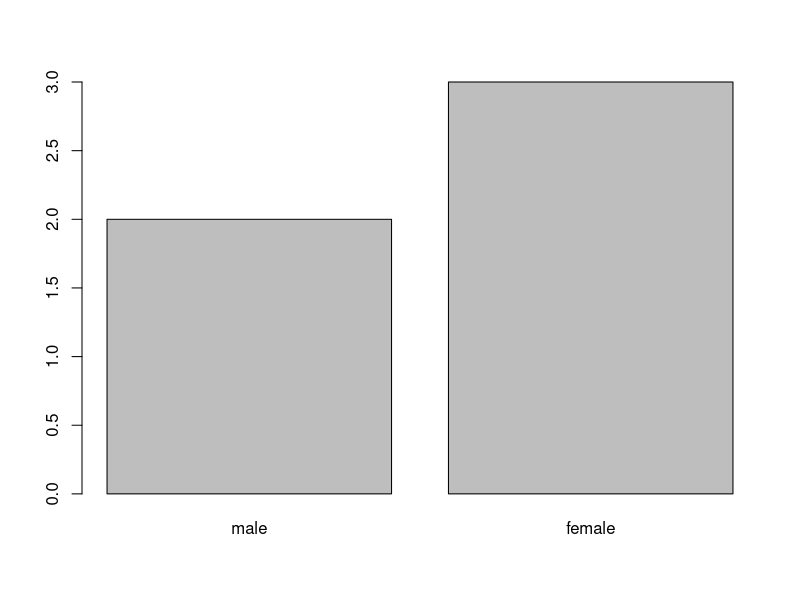
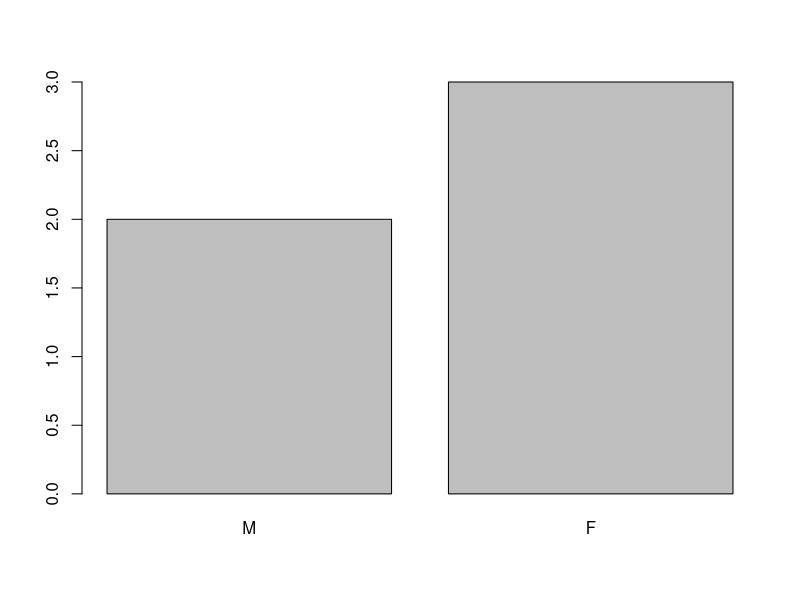

Write R code to recreate these figures, in order. (Note: this script raises an error after producing the figures.)
#' ## Data organisation with spreadsheets
#' 
#' ## Challenge: Discuss the following points with your neighbour
#' 
#' - Have you used spreadsheets, in your research, courses,
#'   or at home?
#' - What kind of operations do you do in spreadsheets?
#' - Which ones do you think spreadsheets are good for?
#' - Have you accidentally done something in a spreadsheet program that made you
#'   frustrated or sad?
#' 
#' ## Challenge: We're going to take a messy dataset and describe how we would clean it up.
#' 
#' 1. Download a messy dataset by clicking
#'   [here](https://github.com/UCLouvain-CBIO/WSBIM1207/raw/master/data/messy_covid.xlsx).
#' 
#' 2. Open up the data in a spreadsheet program.
#' 
#' 3. You can see that there are two tabs. The data contains various
#'   clinical variables recorded in various hospitals in Brussels during
#'   the first and second COVID-19 waves in 2020. As you can see, the
#'   data have been recorded differently during the March and November
#'   waves. Now you're the person in charge of this project and you want
#'   to be able to start analyzing the data.
#' 
#' 4. With the person next to you, identify what is wrong with this
#'   spreadsheet. Also discuss the steps you would need to take to clean
#'   up first and second wave tabs, and to put them all together in one
#'   spreadsheet.
#' 
#' **Important:** Do not forget our first piece of advice: to create a
#' new file (or tab) for the cleaned data, never modify your original
#' (raw) data.
#' 
#' ## Challenge: Once you have tidied up the data, answer the following questions:
#' 
#' - How many men and women took part in the study?
#' - How many A, AB, and B types have been tested?
#' - As above, but disregarding the contaminated samples?
#' - How many Rhesus + and - have been tested?
#' - How many universal donors (O-) have been tested?
#' - What is the average weight of AB men?
#' - How many samples have been tested in the different hospitals?
#' 
#' ## R and RStudio
#' 
#' ## Challenge: create your project directory structure
#' 
#' Under the `Files` tab on the right of the screen, click on `New Folder` and
#' create a folder named `data` within your newly created working directory
#' (e.g., `~/bioc-intro/data`). (Alternatively, type `dir.create("data")` at
#' your R console.) Repeat these operations to create a `data_output/` and a
#' `fig_output` folders.
#' 
## ---- eval=FALSE, purl=TRUE---------------------------------------------------
## ?barplot

#' 
## ---- eval=FALSE, purl=TRUE---------------------------------------------------
## args(lm)

#' 
## ---- eval=FALSE, purl=TRUE---------------------------------------------------
## ??kruskal

#' 
## ---- results="show", purl=TRUE-----------------------------------------------
## iris is an example data frame that comes with R and head() is a
## function that returns the first part of the data frame
dput(head(iris))

#' 
## ---- results="show", purl=TRUE-----------------------------------------------
sessionInfo()

#' 
## ----loadp, eval=FALSE, purl=TRUE---------------------------------------------
## library("ggplot2")

#' 
## ----craninstall, eval=FALSE, purl=TRUE---------------------------------------
## install.packages("dplyr")

#' 
## ---- eval=FALSE, purl=TRUE---------------------------------------------------
## install.packages("BiocManager")

#' 
## ---- eval=FALSE, purl=TRUE---------------------------------------------------
## BiocManager::install("SummarizedExperiment")
## BiocManager::install("DESeq2")

#' 
#' ## Introduction to R
#' 
## ---- purl=TRUE---------------------------------------------------------------
3 + 5
12 / 7

#' 
## ---- purl=TRUE---------------------------------------------------------------
weight_kg <- 55

#' 
## ---- purl=TRUE---------------------------------------------------------------
weight_kg <- 55    # doesn't print anything
(weight_kg <- 55)  # but putting parenthesis around the call prints the value of `weight_kg`
weight_kg          # and so does typing the name of the object

#' 
## ---- purl=TRUE---------------------------------------------------------------
2.2 * weight_kg

#' 
## ---- purl=TRUE---------------------------------------------------------------
weight_kg <- 57.5
2.2 * weight_kg

#' 
## ---- purl=TRUE---------------------------------------------------------------
weight_lb <- 2.2 * weight_kg

#' 
#' ## Challenge:
#' 
#' What do you think is the current content of the object `weight_lb`?
#' 126\.5 or 220?
#' 
#' ## Challenge
#' 
#' What are the values after each statement in the following?
#' 
## ---- purl=TRUE---------------------------------------------------------------
mass <- 47.5            # mass?
age  <- 122             # age?
mass <- mass * 2.0      # mass?
age  <- age - 20        # age?
mass_index <- mass/age  # mass_index?

#' 
## ---- results="show", purl=TRUE-----------------------------------------------
round(3.14159)

#' 
## ---- results="show", purl=TRUE-----------------------------------------------
args(round)

#' 
## ---- eval=FALSE, purl=TRUE---------------------------------------------------
## ?round

#' 
## ---- results="show", purl=TRUE-----------------------------------------------
round(3.14159, digits = 2)

#' 
## ---- results="show", purl=TRUE-----------------------------------------------
round(3.14159, 2)

#' 
## ---- results="show", purl=TRUE-----------------------------------------------
round(digits = 2, x = 3.14159)

#' 
## ---- purl=TRUE---------------------------------------------------------------
weight_g <- c(50, 60, 65, 82)
weight_g

#' 
## ---- purl=TRUE---------------------------------------------------------------
molecules <- c("dna", "rna", "protein")
molecules

#' 
## ---- purl=TRUE---------------------------------------------------------------
length(weight_g)
length(molecules)

#' 
## ---- purl=TRUE---------------------------------------------------------------
class(weight_g)
class(molecules)

#' 
## ---- purl=TRUE---------------------------------------------------------------
str(weight_g)
str(molecules)

#' 
#' ## Challenge:
#' 
#' We've seen that atomic vectors can be of type character, numeric (or
#' double), integer, and logical. But what happens if we try to mix
#' these types in a single vector?
#' 
#' ## Challenge:
#' 
#' What will happen in each of these examples? (hint: use `class()` to
#' check the data type of your objects and type in their names to see what happens):
#' 
## ---- eval=TRUE---------------------------------------------------------------
num_char <- c(1, 2, 3, "a")
num_logical <- c(1, 2, 3, TRUE, FALSE)
char_logical <- c("a", "b", "c", TRUE)
tricky <- c(1, 2, 3, "4")

#' 
#' ## Challenge:
#' 
#' Why do you think it happens?
#' 
#' ## Challenge:
#' 
#' How many values in `combined_logical` are `"TRUE"` (as a character)
#' in the following example:
#' 
## ---- eval=TRUE---------------------------------------------------------------
num_logical <- c(1, 2, 3, TRUE)
char_logical <- c("a", "b", "c", TRUE)
combined_logical <- c(num_logical, char_logical)

#' 
#' ## Challenge:
#' 
#' In R, we call converting objects from one class into another class
#' *coercion*. These conversions happen according to a hierarchy,
#' whereby some types get preferentially coerced into other types. Can
#' you draw a diagram that represents the hierarchy of how these data
#' types are coerced?
#' 
## ---- echo=FALSE, eval=FALSE, purl=TRUE---------------------------------------
## ## We've seen that atomic vectors can be of type character, numeric, integer, and
## ## logical. But what happens if we try to mix these types in a single
## ## vector?
## 
## ## What will happen in each of these examples? (hint: use `class()` to
## ## check the data type of your object)
## num_char <- c(1, 2, 3, "a")
## 
## num_logical <- c(1, 2, 3, TRUE)
## 
## char_logical <- c("a", "b", "c", TRUE)
## 
## tricky <- c(1, 2, 3, "4")
## 
## ## Why do you think it happens?
## 
## ## You've probably noticed that objects of different types get
## ## converted into a single, shared type within a vector. In R, we call
## ## converting objects from one class into another class
## ## _coercion_. These conversions happen according to a hierarchy,
## ## whereby some types get preferentially coerced into other types. Can
## ## you draw a diagram that represents the hierarchy of how these data
## ## types are coerced?

#' 
## ---- results="show", purl=TRUE-----------------------------------------------
molecules <- c("dna", "rna", "peptide", "protein")
molecules[2]
molecules[c(3, 2)]

#' 
## ---- results="show", purl=TRUE-----------------------------------------------
more_molecules <- molecules[c(1, 2, 3, 2, 1, 4)]
more_molecules

#' 
## ---- purl=TRUE---------------------------------------------------------------
weight_g <- c(21, 34, 39, 54, 55)
weight_g[c(TRUE, FALSE, TRUE, TRUE, FALSE)]

#' 
## ---- purl=TRUE---------------------------------------------------------------
## will return logicals with TRUE for the indices that meet
## the condition
weight_g > 50
## so we can use this to select only the values above 50
weight_g[weight_g > 50]

#' 
## ---- results="show", purl=TRUE-----------------------------------------------
weight_g[weight_g < 30 | weight_g > 50]
weight_g[weight_g >= 30 & weight_g == 21]

#' 
## ---- purl=TRUE---------------------------------------------------------------
molecules <- c("dna", "rna", "protein", "peptide")
molecules[molecules == "rna" | molecules == "dna"] # returns both rna and dna
molecules %in% c("rna", "dna", "metabolite", "peptide", "glycerol")
molecules[molecules %in% c("rna", "dna", "metabolite", "peptide", "glycerol")]

#' 
#' ## Challenge:
#' 
#' Can you figure out why `"four" > "five"` returns `TRUE`?
#' 
#' ## Challenge:
#' 
#' 1. Using this vector of heights in inches, create a new vector with the NAs removed.
#' 
## -----------------------------------------------------------------------------
heights <- c(63, 69, 60, 65, NA, 68, 61, 70, 61, 59, 64, 69, 63, 63, NA, 72, 65, 64, 70, 63, 65)

#' 
#' 2. Use the function `median()` to calculate the median of the `heights` vector.
#' 3. Use R to figure out how many people in the set are taller than 67 inches.
#' 
## ---- purl=TRUE---------------------------------------------------------------
numeric(3)
numeric(10)

#' 
## ---- purl=TRUE---------------------------------------------------------------
numeric(0)

#' 
#' ## Challenge:
#' 
#' What are the defaults for character and logical vectors?
#' 
## ---- purl=TRUE---------------------------------------------------------------
rep(-1, 5)

#' 
## ---- purl=TRUE---------------------------------------------------------------
rep(NA, 5)

#' 
## ---- purl=TRUE---------------------------------------------------------------
rep(c(1, 2, 3), 5)

#' 
#' ## Challenge:
#' 
#' What if we wanted to repeat the values 1, 2 and 3 five times, but
#' obtain five 1s, five 2s and five 3s in that order? There are two
#' possibilities - see `?rep` or `?sort` for help.
#' 
## ---- purl=TRUE---------------------------------------------------------------
seq(from = 1, to = 20, by = 2)

#' 
## ---- purl=TRUE---------------------------------------------------------------
seq(1, 5, 1)
seq(1, 5) ## default by
1:5

#' 
## ---- purl=TRUE---------------------------------------------------------------
seq(from = 1, to = 20, length.out = 3)

#' 
## ---- purl=TRUE---------------------------------------------------------------
sample(1:10)

#' 
## ---- purl=TRUE---------------------------------------------------------------
sample(letters, 5)

#' 
## ---- purl=TRUE---------------------------------------------------------------
sample(1:5, 10, replace = TRUE)

#' 
#' ## Challenge:
#' 
#' When trying the functions above out, you will have realised that the
#' samples are indeed random and that one doesn't get the same
#' permutation twice. To be able to reproduce these random draws, one can
#' set the random number generation seed manually with `set.seed()`
#' before drawing the random sample.
#' 
#' Test this feature with your neighbour. First draw two random
#' permutations of `1:10` independently and observe that you get
#' different results.
#' 
#' Now set the seed with, for example, `set.seed(123)` and repeat the
#' random draw. Observe that you now get the same random draws.
#' 
#' Repeat by setting a different seed.
#' 
## ---- purl=TRUE---------------------------------------------------------------
rnorm(5)
rnorm(5, 2, 2)
rnorm(5, 100, 5)

#' 
#' ## Starting with data
#' 
## ---- eval=TRUE, purl=TRUE----------------------------------------------------
rna <- read.csv("data/rnaseq.csv")

#' 
## ---- purl=TRUE---------------------------------------------------------------
head(rna)
## Try also
## View(rna)

#' 
## ---- eval=TRUE, purl=TRUE----------------------------------------------------
rna <- read.table(file = "data/rnaseq.csv",
                  sep = ",",
                  header = TRUE)

#' 
#' ## Challenge:
#' 
#' Based on the output of `str(rna)`, can you answer the following
#' questions?
#' 
#' - What is the class of the object `rna`?
#' - How many rows and how many columns are in this object?
#' 
## ---- eval=FALSE, purl=TRUE---------------------------------------------------
## # first element in the first column of the data frame (as a vector)
## rna[1, 1]
## # first element in the 6th column (as a vector)
## rna[1, 6]
## # first column of the data frame (as a vector)
## rna[, 1]
## # first column of the data frame (as a data.frame)
## rna[1]
## # first three elements in the 7th column (as a vector)
## rna[1:3, 7]
## # the 3rd row of the data frame (as a data.frame)
## rna[3, ]
## # equivalent to head_rna <- head(rna)
## head_rna <- rna[1:6, ]
## head_rna

#' 
## ---- eval=FALSE, purl=TRUE---------------------------------------------------
## rna[, -1]          ## The whole data frame, except the first column
## rna[-c(7:66465), ] ## Equivalent to head(rna)

#' 
## ---- eval=FALSE, purl=TRUE---------------------------------------------------
## rna["gene"]       # Result is a data.frame
## rna[, "gene"]     # Result is a vector
## rna[["gene"]]     # Result is a vector
## rna$gene          # Result is a vector

#' 
#' ## Challenge
#' 
#' 1. Create a `data.frame` (`rna_200`) containing only the data in
#'   row 200 of the `rna` dataset.
#' 
#' 2. Notice how `nrow()` gave you the number of rows in a `data.frame`?
#' 
#' - Use that number to pull out just that last row in the initial
#'   `rna` data frame.
#' 
#' - Compare that with what you see as the last row using `tail()` to
#'   make sure it's meeting expectations.
#' 
#' - Pull out that last row using `nrow()` instead of the row number.
#' 
#' - Create a new data frame (`rna_last`) from that last row.
#' 
#' 3. Use `nrow()` to extract the row that is in the middle of the
#'   `rna` dataframe. Store the content of this row in an object
#'   named `rna_middle`.
#' 
#' 4. Combine `nrow()` with the `-` notation above to reproduce the
#'   behavior of `head(rna)`, keeping just the first through 6th
#'   rows of the rna dataset.
#' 
## ---- purl=TRUE---------------------------------------------------------------
sex <- factor(c("male", "female", "female", "male", "female"))

#' 
## ---- purl=TRUE---------------------------------------------------------------
levels(sex)
nlevels(sex)

#' 
## ---- purl=TRUE---------------------------------------------------------------
sex ## current order
sex <- factor(sex, levels = c("male", "female"))
sex ## after re-ordering

#' 
## ----firstfactorplot, fig.cap="Bar plot of the number of females and males.", purl=TRUE----
plot(sex)

#' 
## ---- purl=TRUE---------------------------------------------------------------
as.character(sex)

#' 
## ---- purl=TRUE---------------------------------------------------------------
levels(sex)
levels(sex) <- c("M", "F")
sex
plot(sex)

#' 
#' ## Challenge:
#' 
#' - Rename "F" and "M" to "Female" and "Male" respectively.
#' 
#' ## Challenge:
#' 
#' We have seen how data frames are created when using `read.csv()`, but
#' they can also be created by hand with the `data.frame()` function.
#' There are a few mistakes in this hand-crafted `data.frame`. Can you
#' spot and fix them?  Don't hesitate to experiment!
#' 
## ---- eval=FALSE--------------------------------------------------------------
## animal_data <- data.frame(
##        animal = c(dog, cat, sea cucumber, sea urchin),
##        feel = c("furry", "squishy", "spiny"),
##        weight = c(45, 8 1.1, 0.8))

#' 
#' ## Challenge:
#' 
#' Can you predict the class for each of the columns in the following
#' example?
#' 
#' Check your guesses using `str(country_climate)`:
#' 
#' - Are they what you expected?  Why? Why not?
#' 
#' - Try again by adding `stringsAsFactors = TRUE` after the last
#'   variable when creating the data frame. What is happening now?
#'   `stringsAsFactors` can also be set when reading text-based
#'   spreadsheets into R using `read.csv()`.
#' 
## ---- eval=FALSE, purl=TRUE---------------------------------------------------
## country_climate <- data.frame(
##        country = c("Canada", "Panama", "South Africa", "Australia"),
##        climate = c("cold", "hot", "temperate", "hot/temperate"),
##        temperature = c(10, 30, 18, "15"),
##        northern_hemisphere = c(TRUE, TRUE, FALSE, "FALSE"),
##        has_kangaroo = c(FALSE, FALSE, FALSE, 1)
##        )

#' 
## ----mat1, purl=TRUE----------------------------------------------------------
m <- matrix(1:9, ncol = 3, nrow = 3)
m

#' 
#' ## Challenge:
#' 
#' Using the function `installed.packages()`, create a `character` matrix
#' containing the information about all packages currently installed on
#' your computer. Explore it.
#' 
#' ## Challenge:
#' 
#' Construct a matrix of dimension 1000 by 3 of normally distributed data
#' (mean 0, standard deviation 1)
#' 
## ----loadlibridate, message=FALSE, purl=TRUE----------------------------------
library("lubridate")

#' 
## ---- purl=TRUE---------------------------------------------------------------
my_date <- ymd("2015-01-01")
str(my_date)

#' 
## ---- purl=TRUE---------------------------------------------------------------
# sep indicates the character to use to separate each component
my_date <- ymd(paste("2015", "1", "1", sep = "-"))
str(my_date)

#' 
## ---- purl=TRUE---------------------------------------------------------------
x <- data.frame(year = c(1996, 1992, 1987, 1986, 2000, 1990, 2002, 1994, 1997, 1985),
                month = c(2,  3,  3, 10,  1,  8,  3,  4,  5,  5),
                day = c(24,  8,  1,  5,  8, 17, 13, 10, 11, 24),
                value = c(4,  5,  1,  9,  3,  8, 10,  2,  6,  7))
x

#' 
## ---- purl=TRUE---------------------------------------------------------------
paste(x$year, x$month, x$day, sep = "-")

#' 
## ---- purl=TRUE---------------------------------------------------------------
ymd(paste(x$year, x$month, x$day, sep = "-"))

#' 
## ---- purl=TRUE---------------------------------------------------------------
x$date <- ymd(paste(x$year, x$month, x$day, sep = "-"))
str(x) # notice the new column, with 'date' as the class

#' 
## ---- purl=TRUE---------------------------------------------------------------
summary(x$date)

#' 
## ---- purl=TRUE---------------------------------------------------------------
dmy(paste(x$day, x$month, x$year, sep = "-"))

#' 
## ----list0, purl=TRUE---------------------------------------------------------
l <- list(1:10, ## numeric
          letters, ## character
          installed.packages(), ## a matrix
          cars, ## a data.frame
          list(1, 2, 3)) ## a list
length(l)
str(l)

#' 
## ---- purl=TRUE---------------------------------------------------------------
l[[1]] ## first element
l[1:2] ## a list of length 2
l[1]   ## a list of length 1

#' 
## ---- eval=FALSE, purl=TRUE---------------------------------------------------
## write.csv(rna, file = "data_output/my_rna.csv")

#' 
#' ## Manipulating and analysing data with dplyr
#' 
## ---- message=FALSE, purl=TRUE------------------------------------------------
## load the tidyverse packages, incl. dplyr
library("tidyverse")

#' 
## ---- eval=FALSE, purl=TRUE---------------------------------------------------
## BiocManager::install("tidyverse")

#' 
## ---- message=FALSE, purl=TRUE------------------------------------------------
rna <- read_csv("data/rnaseq.csv")

## view the data
rna

#' 
## ---- purl=TRUE---------------------------------------------------------------
select(rna, gene, sample, tissue, expression)

#' 
## ---- purl=TRUE---------------------------------------------------------------
select(rna, -tissue, -organism)

#' 
## ---- purl=TRUE---------------------------------------------------------------
filter(rna, sex == "Male")
filter(rna, sex == "Male" & infection == "NonInfected")

#' 
## ---- purl=TRUE---------------------------------------------------------------
filter(genes, is.na(hsapiens_homolog_associated_gene_name))

#' 
## ---- purl=TRUE---------------------------------------------------------------
filter(genes, !is.na(hsapiens_homolog_associated_gene_name))

#' 
## ---- purl=TRUE---------------------------------------------------------------
rna2 <- filter(rna, sex == "Male")
rna3 <- select(rna2, gene, sample, tissue, expression)
rna3

#' 
## ---- purl=TRUE---------------------------------------------------------------
rna3 <- select(filter(rna, sex == "Male"), gene, sample, tissue, expression)
rna3

#' 
## ---- purl=TRUE---------------------------------------------------------------
rna %>%
  filter(sex == "Male") %>%
  select(gene, sample, tissue, expression)

#' 
## ---- purl=TRUE---------------------------------------------------------------
rna3 <- rna %>%
  filter(sex == "Male") %>%
  select(gene, sample, tissue, expression)

rna3

#' 
#' ## Challenge:
#' 
#' Using pipes, subset the `rna` data to keep observations in female mice at time 0,
#' where the gene has an expression higher than 50000, and retain only the columns
#' `gene`, `sample`, `time`, `expression` and `age`.
#' 
## ---- purl=TRUE---------------------------------------------------------------
rna %>%
  mutate(time_hours = time * 24) %>%
  select(time, time_hours)

#' 
## ---- purl=TRUE---------------------------------------------------------------
rna %>%
  mutate(time_hours = time * 24,
         time_mn = time_hours * 60) %>%
  select(time, time_hours, time_mn)

#' 
#' ## Challenge
#' 
#' Create a new data frame from the `rna` data that meets the following
#' criteria: contains only the `gene`, `chromosome_name`,
#' `phenotype_description`, `sample`, and `expression` columns. The expression
#' values should be log-transformed. This data frame must
#' only contain genes located on sex chromosomes, associated with a
#' phenotype\_description, and with a log expression higher than 5.
#' 
#' **Hint**: think about how the commands should be ordered to produce
#' this data frame!
#' 
## ---- purl=TRUE---------------------------------------------------------------
rna %>%
  group_by(gene, infection, time) %>%
  summarise(mean_expression = mean(expression),
            median_expression = median(expression))

#' 
#' ## Challenge
#' 
#' Calculate the mean expression level of gene "Dok3" by timepoints.
#' 
## ---- purl=TRUE---------------------------------------------------------------
rna %>%
    count(infection)

#' 
## ---- purl=TRUE---------------------------------------------------------------
rna %>%
    group_by(infection) %>%
    summarise(n = n())

#' 
## ---- purl=TRUE---------------------------------------------------------------
rna %>%
    count(infection, time)

#' 
## ---- purl=TRUE---------------------------------------------------------------
rna %>%
  group_by(infection, time) %>%
  summarise(n = n())

#' 
## ---- purl=TRUE---------------------------------------------------------------
rna %>%
  count(infection, time) %>%
  arrange(time)

#' 
## ---- purl=TRUE---------------------------------------------------------------
rna %>%
  count(infection, time) %>%
  arrange(n)

#' 
## ---- purl=TRUE---------------------------------------------------------------
rna %>%
  count(infection, time) %>%
  arrange(desc(n))

#' 
#' ## Challenge
#' 
#' 1. How many genes were analysed in each sample?
#' 2. Use `group_by()` and `summarise()` to evaluate the sequencing depth (the sum of all counts) in each sample. Which sample has the highest sequencing depth?
#' 3. Pick one sample and evaluate the number of genes by biotype.
#' 4. Identify genes associated with the "abnormal DNA methylation" phenotype description, and calculate their mean expression (in log) at time 0, time 4 and time 8.
#' 
## ---- purl=TRUE---------------------------------------------------------------
rna_exp <- rna %>%
  select(gene, sample, expression)
rna_exp

#' 
## ---- purl=TRUE, echo=FALSE---------------------------------------------------
rna_with_missing_values <- rna %>%
  select(gene, sample, expression) %>%
  filter(gene %in% c("Asl", "Apod", "Cyp2d22")) %>%
  filter(sample %in% c("GSM2545336", "GSM2545337", "GSM2545338")) %>%
  arrange(sample) %>%
  filter(!(gene == "Cyp2d22" & sample != "GSM2545338"))

#' 
## ---- purl=TRUE---------------------------------------------------------------
rna_with_missing_values

#' 
## ---- purl=TRUE---------------------------------------------------------------
rna_with_missing_values %>%
  pivot_wider(names_from = sample,
              values_from = expression)

rna_with_missing_values %>%
  pivot_wider(names_from = sample,
              values_from = expression,
              values_fill = 0)

#' 
#' ## Question
#' 
#' Starting from the rna table, use the `pivot_wider()` function to create
#' a wide-format table giving the gene expression levels in each mouse.
#' Then use the `pivot_longer()` function to restore a long-format table.
#' 
#' ## Question
#' 
#' Subset genes located on X and Y chromosomes from the `rna` data frame and
#' spread the data frame with `sex` as columns, `chromosome_name` as
#' rows, and the mean expression of genes located in each chromosome as the values,
#' as in the following tibble:
#' 
## ---- echo=FALSE, message=FALSE-----------------------------------------------
knitr::include_graphics("fig/Exercise_pivot_W.png")

#' 
#' You will need to summarise before reshaping!
#' 
#' ## Question
#' 
#' Use the `rna` dataset to create an expression matrix where each row
#' represents the mean expression levels of genes and columns represent
#' the different timepoints.
#' 
#' ## Question
#' 
#' Use the previous data frame containing mean expression levels per timepoint and create
#' a new column containing fold-changes between timepoint 8 and timepoint 0, and fold-changes
#' between timepoint 8 and timepoint 4.
#' Convert this table into a long-format table gathering the fold-changes calculated.
#' 
#' ## Challenge:
#' 
#' Download the `annot3` table by clicking
#' [here](https://carpentries-incubator.github.io/bioc-intro/data/annot3.csv)
#' and put the table in your data/ repository.  Using the `full_join()`
#' function, join tables `rna_mini` and `annot3`. What has happened for
#' genes *Klk6*, *mt-Tf*, *mt-Rnr1*, *mt-Tv*, *mt-Rnr2*, and *mt-Tl1* ?
#' 
## ---- purl=TRUE, eval=FALSE---------------------------------------------------
## write_csv(rna_wide, file = "data_output/rna_wide.csv")

#' 
#' ## Data visualization
#' 
## ----load-package, message=FALSE, purl=TRUE-----------------------------------
library("tidyverse")

#' 
## ----load-data, eval=FALSE, purl=TRUE-----------------------------------------
## rna <- read.csv("data/rnaseq.csv")

#' 
## ----first-ggplot, cache=FALSE, purl=TRUE-------------------------------------
ggplot(data = rna, mapping = aes(x = expression)) +
  geom_histogram()

#' 
## ---- eval=FALSE, purl=TRUE---------------------------------------------------
## # Assign plot to a variable
## rna_plot <- ggplot(data = rna,
##                    mapping = aes(x = expression))
## 
## # Draw the plot
## rna_plot + geom_histogram()

#' 
#' ## Challenge
#' 
#' You have probably noticed an automatic message that appears when
#' drawing the histogram:
#' 
## ---- echo=FALSE, fig.show="hide"---------------------------------------------
ggplot(rna, aes(x = expression)) +
  geom_histogram()

#' 
#' Change the arguments `bins` or `binwidth` of `geom_histogram()` to
#' change the number or width of the bins.
#' 
## ----log-transfo, cache=FALSE, purl=TRUE--------------------------------------
rna <- rna %>%
  mutate(expression_log = log2(expression + 1))

#' 
## ----second-ggplot, cache=FALSE, purl=TRUE------------------------------------
ggplot(rna, aes(x = expression_log)) + geom_histogram()

#' 
#' ## Challenge
#' 
#' Another way to visualize this transformation is to consider the scale
#' of the observations. For example, it may be worth changing the scale
#' of the axis to better distribute the observations in the space of the
#' plot. Changing the scale of the axes is done similarly to
#' adding/modifying other components (i.e., by incrementally adding
#' commands). Try making this modification:
#' 
#' - Represent the un-transformed expression on the log10 scale; see
#'   `scale_x_log10()`. Compare it with the previous graph. Why do you
#'   now have warning messages appearing?
#' 
## ----rna_fc, cache=FALSE, purl=TRUE-------------------------------------------
rna_fc <- rna %>% select(gene, time,
                         gene_biotype, expression_log) %>%
  group_by(gene, time, gene_biotype) %>%
  summarize(mean_exp = mean(expression_log)) %>%
  pivot_wider(names_from = time,
              values_from = mean_exp) %>%
  mutate(time_8_vs_0 = `8` - `0`, time_4_vs_0 = `4` - `0`)


#' 
## ----create-ggplot-object, cache=FALSE, purl=TRUE-----------------------------
ggplot(data = rna_fc, mapping = aes(x = time_4_vs_0, y = time_8_vs_0)) +
  geom_point()

#' 
## ----adding-transparency, cache=FALSE, purl=TRUE------------------------------
ggplot(data = rna_fc, mapping = aes(x = time_4_vs_0, y = time_8_vs_0)) +
  geom_point(alpha = 0.3)

#' 
## ----adding-colors, cache=FALSE, purl=TRUE------------------------------------
ggplot(data = rna_fc, mapping = aes(x = time_4_vs_0, y = time_8_vs_0)) +
  geom_point(alpha = 0.3, color = "blue")

#' 
## ----color-by-gene_biotype1, cache=FALSE, purl=TRUE---------------------------
ggplot(data = rna_fc, mapping = aes(x = time_4_vs_0, y = time_8_vs_0)) +
  geom_point(alpha = 0.3, aes(color = gene_biotype))


#' 
## ----color-by-gene_biotype2, cache=FALSE, purl=TRUE---------------------------
ggplot(data = rna_fc, mapping = aes(x = time_4_vs_0, y = time_8_vs_0,
                                color = gene_biotype)) +
  geom_point(alpha = 0.3)

#' 
## ----adding-diag, cache=FALSE, purl=TRUE--------------------------------------
ggplot(data = rna_fc, mapping = aes(x = time_4_vs_0, y = time_8_vs_0,
                                color = gene_biotype)) +
  geom_point(alpha = 0.3) +
  geom_abline(intercept = 0)

#' 
## ----color-by-gene_biotype3, cache=FALSE, purl=TRUE---------------------------
ggplot(data = rna_fc, mapping = aes(x = time_4_vs_0, y = time_8_vs_0,
                                color = gene_biotype)) +
  geom_jitter(alpha = 0.3) +
  geom_abline(intercept = 0)

#' 
#' ## Challenge
#' 
#' Scatter plots can be useful exploratory tools for small datasets. For
#' data sets with large numbers of observations, such as the `rna_fc`
#' data set, overplotting of points can be a limitation of scatter plots.
#' One strategy for handling such settings is to use hexagonal binning of
#' observations. The plot space is tessellated into hexagons. Each
#' hexagon is assigned a color based on the number of observations that
#' fall within its boundaries.
#' 
#' - To use hexagonal binning in `ggplot2`, first install the R package
#'   `hexbin` from CRAN and load it.
#' 
#' - Then use the `geom_hex()` function to produce the hexbin figure.
#' 
#' - What are the relative strengths and weaknesses of a hexagonal bin
#'   plot compared to a scatter plot? Examine the above scatter plot
#'   and compare it with the hexagonal bin plot that you created.
#' 
#' ## Challenge
#' 
#' Use what you just learned to create a scatter plot of `expression_log`
#' over `sample` from the `rna` dataset with the time showing in
#' different colors. Is this a good way to show this type of data?
#' 
## ----boxplot, cache=FALSE, purl=TRUE------------------------------------------
ggplot(data = rna,
         mapping = aes(y = expression_log, x = sample)) +
  geom_boxplot()

#' 
## ----boxplot-with-points, cache=FALSE, purl=TRUE------------------------------
ggplot(data = rna,
         mapping = aes(y = expression_log, x = sample)) +
  geom_jitter(alpha = 0.2, color = "tomato") +
  geom_boxplot(alpha = 0)

#' 
#' ## Challenge
#' 
#' Note how the boxplot layer is in front of the jitter layer? What do
#' you need to change in the code to put the boxplot below the points?
#' 
## ----boxplot-xaxis-rotated, cache=FALSE, purl=TRUE----------------------------
ggplot(data = rna,
         mapping = aes(y = expression_log, x = sample)) +
  geom_jitter(alpha = 0.2, color = "tomato") +
  geom_boxplot(alpha = 0) +
  theme(axis.text.x = element_text(angle = 90,  hjust = 0.5, vjust = 0.5))

#' 
#' ## Challenge
#' 
#' Add color to the data points on your boxplot according to the duration
#' of the infection (`time`).
#' 
#' *Hint:* Check the class for `time`. Consider changing the class of
#' `time` from integer to factor directly in the ggplot mapping. Why does
#' this change how R makes the graph?
#' 
#' ## Challenge
#' 
#' Boxplots are useful summaries, but hide the *shape* of the
#' distribution. For example, if the distribution is bimodal, we would
#' not see it in a boxplot. An alternative to the boxplot is the violin
#' plot, where the shape (of the density of points) is drawn.
#' 
#' - Replace the box plot with a violin plot; see `geom_violin()`. Fill
#'   in the violins according to the time with the argument `fill`.
#' 
#' ## Challenge
#' 
#' - Modify the violin plot to fill in the violins by `sex`.
#' 
## ---- purl=TRUE---------------------------------------------------------------
rna_fc <- rna_fc %>% arrange(desc(time_8_vs_0))

genes_selected <- rna_fc$gene[1:10]

sub_rna <- rna %>%
    filter(gene %in% genes_selected)

mean_exp_by_time <- sub_rna %>%
  group_by(gene,time) %>%
    summarize(mean_exp = mean(expression_log))

mean_exp_by_time

#' 
## ----first-time-series, purl=TRUE---------------------------------------------
ggplot(data = mean_exp_by_time, mapping = aes(x = time, y = mean_exp)) +
  geom_line()

#' 
## ----time-series-by-gene, purl=TRUE-------------------------------------------
ggplot(data = mean_exp_by_time,
       mapping = aes(x = time, y = mean_exp, group = gene)) +
  geom_line()

#' 
## ----time-series-with-colors, purl=TRUE---------------------------------------
ggplot(data = mean_exp_by_time,
       mapping = aes(x = time, y = mean_exp, color = gene)) +
  geom_line()

#' 
## ----first-facet, purl=TRUE---------------------------------------------------
ggplot(data = mean_exp_by_time,
       mapping = aes(x = time, y = mean_exp)) + geom_line() +
  facet_wrap(~ gene)

#' 
## ----first-facet-scales, purl=TRUE--------------------------------------------
ggplot(data = mean_exp_by_time,
       mapping = aes(x = time, y = mean_exp)) +
  geom_line() +
  facet_wrap(~ gene, scales = "free_y")

#' 
## ----data-facet-by-gene-and-sex, purl=TRUE------------------------------------
mean_exp_by_time_sex <- sub_rna %>%
  group_by(gene, time, sex) %>%
    summarize(mean_exp = mean(expression_log))

mean_exp_by_time_sex

#' 
## ----facet-by-gene-and-sex, cache=FALSE, purl=TRUE----------------------------
ggplot(data = mean_exp_by_time_sex,
       mapping = aes(x = time, y = mean_exp, color = sex)) +
  geom_line() +
  facet_wrap(~ gene, scales = "free_y")

#' 
## ----facet-by-gene-and-sex-white-bg, cache=FALSE, purl=TRUE-------------------
ggplot(data = mean_exp_by_time_sex,
       mapping = aes(x = time, y = mean_exp, color = sex)) +
  geom_line() +
  facet_wrap(~ gene, scales = "free_y") +
  theme_bw() +
  theme(panel.grid = element_blank())

#' 
#' ## Challenge
#' 
#' Use what you just learned to create a plot that depicts how the
#' average expression of each chromosome changes through the duration of
#' infection.
#' 
## ----mean-exp-time-facet-sex-rows, purl=TRUE----------------------------------
# One column, facet by rows
ggplot(data = mean_exp_by_time_sex,
       mapping = aes(x = time, y = mean_exp, color = gene)) +
  geom_line() +
  facet_grid(sex ~ .)

#' 
## ----mean-exp-time-facet-sex-columns, purl=TRUE-------------------------------
# One row, facet by column
ggplot(data = mean_exp_by_time_sex,
       mapping = aes(x = time, y = mean_exp, color = gene)) +
  geom_line() +
  facet_grid(. ~ sex)

#' 
## ----mean_exp-time-with-right-labels, cache=FALSE, purl=TRUE------------------
ggplot(data = mean_exp_by_time_sex,
       mapping = aes(x = time, y = mean_exp, color = sex)) +
  geom_line() +
  facet_wrap(~ gene, scales = "free_y") +
  theme_bw() +
  theme(panel.grid = element_blank()) +
  labs(title = "Mean gene expression by duration of the infection",
       x = "Duration of the infection (in days)",
       y = "Mean gene expression")

#' 
## ----mean_exp-time-with-right-labels-xfont-size, cache=FALSE, purl=TRUE-------
ggplot(data = mean_exp_by_time_sex,
       mapping = aes(x = time, y = mean_exp, color = sex)) +
  geom_line() +
  facet_wrap(~ gene, scales = "free_y") +
  theme_bw() +
  theme(panel.grid = element_blank()) +
  labs(title = "Mean gene expression by duration of the infection",
       x = "Duration of the infection (in days)",
       y = "Mean gene expression")  +
  theme(text = element_text(size = 16))

#' 
## ----mean_exp-time-with-theme, cache=FALSE, purl=TRUE-------------------------
ggplot(data = mean_exp_by_time_sex,
       mapping = aes(x = time, y = mean_exp, color = sex)) +
  geom_line() +
  facet_wrap(~ gene, scales = "free_y") +
  theme_bw() +
  theme(panel.grid = element_blank()) +
  labs(title = "Mean gene expression by duration of the infection",
       x = "Duration of the infection (in days)",
       y = "Mean gene expression")  +
  theme(text = element_text(size = 16),
        axis.text.x = element_text(colour = "royalblue4", size = 12),
        axis.text.y = element_text(colour = "royalblue4", size = 12),
        panel.grid = element_line(colour="lightsteelblue1"),
        legend.position = "top")

#' 
## ----mean_exp-time-with-right-labels-xfont, cache=FALSE, purl=TRUE------------
blue_theme <- theme(axis.text.x = element_text(colour = "royalblue4",
                                               size = 12),
                    axis.text.y = element_text(colour = "royalblue4",
                                               size = 12),
                    text = element_text(size = 16),
                    panel.grid = element_line(colour="lightsteelblue1"))

ggplot(rna, aes(x = expression_log)) +
  geom_histogram(bins = 20) +
    blue_theme

#' 
#' ## Challenge
#' 
#' With all of this information in hand, please take another five minutes
#' to either improve one of the plots generated in this exercise or
#' create a beautiful graph of your own. Use the RStudio [`ggplot2` cheat
#' sheet](https://github.com/rstudio/cheatsheets/raw/master/data-visualization-2.1.pdf)
#' for inspiration. Here are some ideas:
#' 
#' - See if you can change the thickness of the lines.
#' - Can you find a way to change the name of the legend? What about
#'   its labels? (hint: look for a ggplot function starting with
#'   `scale_`)
#' - Try using a different color palette or manually specifying the
#'   colors for the lines (see
#'   [http://www.cookbook-r.com/Graphs/Colors\_(ggplot2)/](https://www.cookbook-r.com/Graphs/Colors_\(ggplot2\)/)).
#' 
## ----sub1, purl=TRUE----------------------------------------------------------
rna$chromosome_name <- factor(rna$chromosome_name,
                               levels = c(1:19,"X","Y"))

count_gene_chromosome <- rna %>% select(chromosome_name, gene) %>%
  distinct() %>% ggplot() +
  geom_bar(aes(x = chromosome_name), fill = "seagreen",
           position = "dodge", stat = "count") +
  labs(y = "log10(n genes)", x = "chromosome") +
  scale_y_log10()

count_gene_chromosome

#' 
## ----sub2, purl=TRUE----------------------------------------------------------
exp_boxplot_sex <- ggplot(rna, aes(y=expression_log, x = as.factor(time),
                 color=sex)) +
   geom_boxplot(alpha = 0) +
  labs(y = "Mean gene exp",
       x = "time") + theme(legend.position = "none")

exp_boxplot_sex

#' 
## ----install-patchwork, message=FALSE, eval=FALSE, purl=TRUE------------------
## install.packages("patchwork")

#' 
## ----patchworkplot1, purl=TRUE------------------------------------------------
library("patchwork")
count_gene_chromosome + exp_boxplot_sex
## or count_gene_chromosome | exp_boxplot_sex

#' 
## ----patchwork2, purl=TRUE----------------------------------------------------
count_gene_chromosome / exp_boxplot_sex

#' 
## ----patchwork3, purl=TRUE----------------------------------------------------
count_gene_chromosome + exp_boxplot_sex + plot_layout(ncol = 1)

#' 
## ----patchwork4, purl=TRUE----------------------------------------------------
count_gene_chromosome +
 (count_gene_chromosome + exp_boxplot_sex) +
 exp_boxplot_sex +
 plot_layout(ncol = 1)

#' 
## ----patchwork5, purl=TRUE----------------------------------------------------
count_gene_chromosome /
 (count_gene_chromosome | exp_boxplot_sex) /
 exp_boxplot_sex

#' 
## ----install-gridextra, message=FALSE, eval=FALSE, purl=TRUE------------------
## install.packages("gridExtra")

#' 
## ----gridarrange-example, message=FALSE, fig.width=10, purl=TRUE--------------
library("gridExtra")
grid.arrange(count_gene_chromosome, exp_boxplot_sex, ncol = 2)

#' 
## ----ggsave-example, eval=FALSE, purl=TRUE------------------------------------
## my_plot <- ggplot(data = mean_exp_by_time_sex,
##        mapping = aes(x = time, y = mean_exp, color = sex)) +
##   geom_line() +
##   facet_wrap(~ gene, scales = "free_y") +
##   labs(title = "Mean gene expression by duration of the infection",
##          x = "Duration of the infection (in days)",
##          y = "Mean gene expression") +
##   guides(color=guide_legend(title="Gender")) +
##   theme_bw() +
##   theme(axis.text.x = element_text(colour = "royalblue4", size = 12),
##         axis.text.y = element_text(colour = "royalblue4", size = 12),
##         text = element_text(size = 16),
##         panel.grid = element_line(colour="lightsteelblue1"),
##         legend.position = "top")
## ggsave("fig_output/mean_exp_by_time_sex.png", my_plot, width = 15,
##        height = 10)
## 
## # This also works for grid.arrange() plots
## combo_plot <- grid.arrange(count_gene_chromosome, exp_boxplot_sex,
##                            ncol = 2, widths = c(4, 6))
## ggsave("fig_output/combo_plot_chromosome_sex.png", combo_plot,
##        width = 10, dpi = 300)

#' 
## ----final-challenge, eval=FALSE, purl=TRUE, echo=FALSE-----------------------
## ### Final plotting challenge:
## ##  With all of this information in hand, please take another five
## ##  minutes to either improve one of the plots generated in this
## ##  exercise or create a beautiful graph of your own. Use the RStudio
## ##  ggplot2 cheat sheet for inspiration:
## ##  https://raw.githubusercontent.com/rstudio/cheatsheets/main/data-visualization.pdf

#' 
#' ## Next steps
#' 
#' ## Challenge
#' 
#' Extract the gene expression levels of the 3 first genes in samples
#' at time 0 and at time 8.
#' 
#' ## Challenge
#' 
#' Verify that you get the same values using the long `rna` table.
#' 
